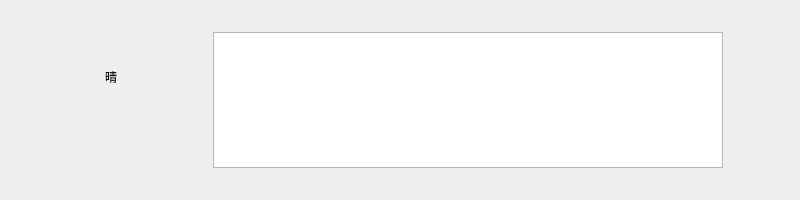
<?xml version="1.0" encoding="UTF-8"?>
<ui version="4.0">
 <class>Form</class>
 <widget class="QWidget" name="Form">
  <property name="geometry">
   <rect>
    <x>0</x>
    <y>0</y>
    <width>800</width>
    <height>200</height>
   </rect>
  </property>
  <property name="windowTitle">
   <string>Form</string>
  </property>
  <layout class="QVBoxLayout" name="verticalLayout" stretch="1,6,1">
   <property name="spacing">
    <number>0</number>
   </property>
   <property name="leftMargin">
    <number>9</number>
   </property>
   <property name="topMargin">
    <number>9</number>
   </property>
   <property name="rightMargin">
    <number>9</number>
   </property>
   <property name="bottomMargin">
    <number>9</number>
   </property>
   <item>
    <spacer name="verticalSpacer_3">
     <property name="orientation">
      <enum>Qt::Vertical</enum>
     </property>
     <property name="sizeHint" stdset="0">
      <size>
       <width>20</width>
       <height>40</height>
      </size>
     </property>
    </spacer>
   </item>
   <item>
    <widget class="QWidget" name="widget" native="true">
     <layout class="QHBoxLayout" name="horizontalLayout" stretch="1,1,1,40,1">
      <property name="spacing">
       <number>0</number>
      </property>
      <property name="leftMargin">
       <number>0</number>
      </property>
      <property name="topMargin">
       <number>0</number>
      </property>
      <property name="rightMargin">
       <number>0</number>
      </property>
      <property name="bottomMargin">
       <number>0</number>
      </property>
      <item>
       <spacer name="horizontalSpacer">
        <property name="orientation">
         <enum>Qt::Horizontal</enum>
        </property>
        <property name="sizeHint" stdset="0">
         <size>
          <width>53</width>
          <height>20</height>
         </size>
        </property>
       </spacer>
      </item>
      <item>
       <widget class="QWidget" name="widget_2" native="true">
        <layout class="QVBoxLayout" name="verticalLayout_3" stretch="1,1,3">
         <item>
          <spacer name="verticalSpacer_2">
           <property name="orientation">
            <enum>Qt::Vertical</enum>
           </property>
           <property name="sizeHint" stdset="0">
            <size>
             <width>20</width>
             <height>40</height>
            </size>
           </property>
          </spacer>
         </item>
         <item>
          <widget class="QLabel" name="name_area">
           <property name="text">
            <string>晴</string>
           </property>
           <property name="scaledContents">
            <bool>false</bool>
           </property>
           <property name="alignment">
            <set>Qt::AlignCenter</set>
           </property>
          </widget>
         </item>
         <item>
          <spacer name="verticalSpacer">
           <property name="orientation">
            <enum>Qt::Vertical</enum>
           </property>
           <property name="sizeHint" stdset="0">
            <size>
             <width>20</width>
             <height>47</height>
            </size>
           </property>
          </spacer>
         </item>
        </layout>
       </widget>
      </item>
      <item>
       <spacer name="horizontalSpacer_2">
        <property name="orientation">
         <enum>Qt::Horizontal</enum>
        </property>
        <property name="sizeHint" stdset="0">
         <size>
          <width>40</width>
          <height>20</height>
         </size>
        </property>
       </spacer>
      </item>
      <item>
       <widget class="QTextEdit" name="text_area">
        <property name="sizePolicy">
         <sizepolicy hsizetype="Fixed" vsizetype="Expanding">
          <horstretch>0</horstretch>
          <verstretch>0</verstretch>
         </sizepolicy>
        </property>
        <property name="minimumSize">
         <size>
          <width>510</width>
          <height>0</height>
         </size>
        </property>
        <property name="maximumSize">
         <size>
          <width>510</width>
          <height>16777215</height>
         </size>
        </property>
        <property name="baseSize">
         <size>
          <width>510</width>
          <height>0</height>
         </size>
        </property>
       </widget>
      </item>
      <item>
       <spacer name="horizontalSpacer_3">
        <property name="orientation">
         <enum>Qt::Horizontal</enum>
        </property>
        <property name="sizeHint" stdset="0">
         <size>
          <width>40</width>
          <height>20</height>
         </size>
        </property>
       </spacer>
      </item>
     </layout>
    </widget>
   </item>
   <item>
    <spacer name="buttonSpacer">
     <property name="orientation">
      <enum>Qt::Vertical</enum>
     </property>
     <property name="sizeHint" stdset="0">
      <size>
       <width>20</width>
       <height>40</height>
      </size>
     </property>
    </spacer>
   </item>
  </layout>
 </widget>
 <resources/>
 <connections/>
</ui>
